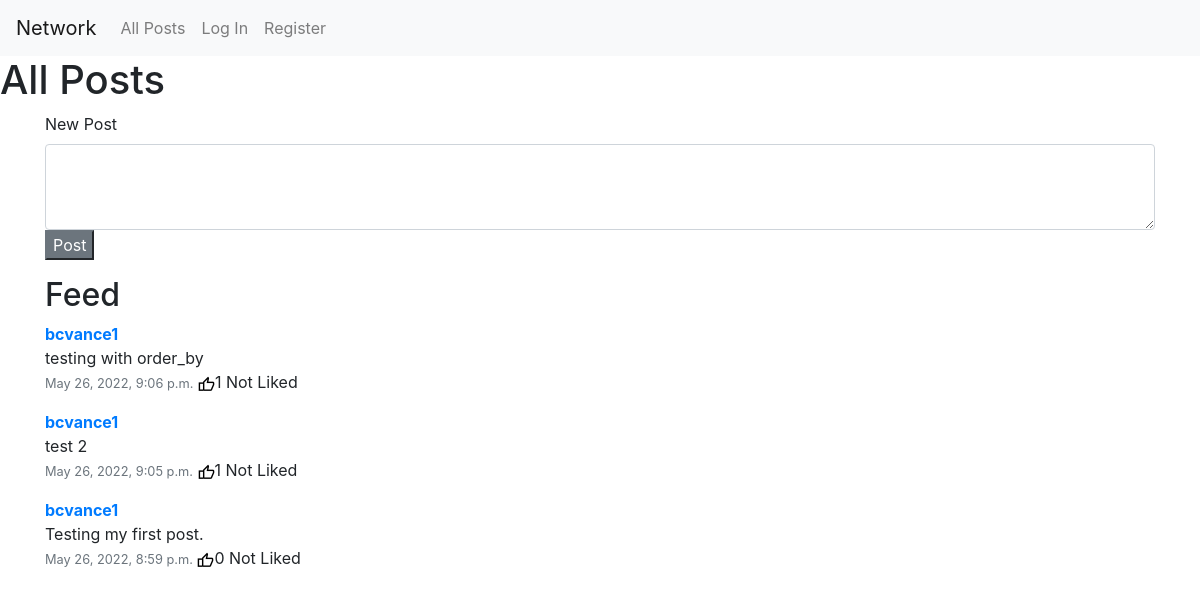
The page / on the database its author committed.
### network/models.py (models this page shows, shortened)
class Post(models.Model):
    poster = models.ForeignKey(User, on_delete=models.CASCADE, related_name="posts")
    timestamp = models.DateTimeField(auto_now_add=True)
    content = models.CharField(max_length=140)
    numLikes = models.IntegerField(default=0)

class User(AbstractUser):
    pass

### network/views.py (the view)
# urls.py: path("", views.index, name="index"),
def index(request):
    posts = list(Post.objects.order_by("-timestamp"))
    liked = []
    for post in posts:
        try:
            Like.objects.get(post=post, liker=User.objects.get(id=request.user.id))
            liked.append(True)
        except ObjectDoesNotExist:
            liked.append(False)
    return render(request, "network/index.html", context= {
        "posts": zip(posts, liked)
    })

### network/templates/network/index.html (shortened to what this page needs)
{% extends "network/layout.html" %}
{% load static %}
{% block body %}
    <h1>All Posts</h1>
    <div class="container">
        <div class="new-post">
            <form action="newpost" method="POST">
                <div class="mb-3">
                    <label for="exampleFormControlTextarea1" class="form-label">New Post</label>
                    <textarea class="form-control" id="newpost" name="content" rows="3"></textarea>
                    <button type="submit" class="btn-secondary">Post</button>
                </div>
            </form>
        </div>
        <div class="posts">
            <h2>Feed</h2>
            {% for post, liked in posts %}
                <div class="mb-3 post-card" data-post-id="{{ post.id }}">
                    <a href="{% url 'profile' post.poster.id %}"><strong>{{ post.poster }}</strong></a>
                    <p class="post-content">{{ post.content }}</p>
                    <small class="text-muted">{{ post.timestamp }}</small>
                    <img class="like-icon" src="{% static 'network/media/thumbs_up.png' %}" alt=""><span class="num-likes">{{ post.numLikes }}</span>
                    {% if liked %}
                        <span class="is-liked">Liked</span>
                    {% else %}
                        <span class="is-liked">Not Liked</span>
                    {% endif %}
                </div>
            {% endfor %}
        </div>
    </div>
{% endblock %}

### network/static/network/styles.css (style rules this page uses)
p.post-content { margin-bottom: 0; }

### rows shown on the page
Post: poster "bcvance1", content "testing with order_by", timestamp "May 26, 2022, 9:06 p.m.", numLikes "1"
Post: poster "bcvance1", content "test 2", timestamp "May 26, 2022, 9:05 p.m.", numLikes "1"
Post: poster "bcvance1", content "Testing my first post.", timestamp "May 26, 2022, 8:59 p.m.", numLikes "0"
